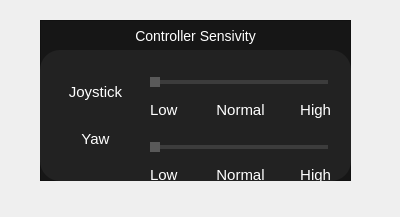
<?xml version="1.0" encoding="UTF-8"?>
<ui version="4.0">
 <class>Form</class>
 <widget class="QWidget" name="Form">
  <property name="geometry">
   <rect>
    <x>0</x>
    <y>0</y>
    <width>400</width>
    <height>217</height>
   </rect>
  </property>
  <property name="windowTitle">
   <string>Form</string>
  </property>
  <property name="styleSheet">
   <string notr="true"/>
  </property>
  <widget class="QWidget" name="control_sens_widget" native="true">
   <property name="geometry">
    <rect>
     <x>40</x>
     <y>20</y>
     <width>311</width>
     <height>161</height>
    </rect>
   </property>
   <widget class="QFrame" name="control_sens">
    <property name="geometry">
     <rect>
      <x>0</x>
      <y>0</y>
      <width>311</width>
      <height>161</height>
     </rect>
    </property>
    <property name="styleSheet">
     <string notr="true">QFrame#control_sens{
background-color:	rgba(22,22,22,255);
}</string>
    </property>
    <property name="frameShape">
     <enum>QFrame::StyledPanel</enum>
    </property>
    <property name="frameShadow">
     <enum>QFrame::Raised</enum>
    </property>
    <widget class="QLabel" name="label_control_sens">
     <property name="geometry">
      <rect>
       <x>80</x>
       <y>0</y>
       <width>151</width>
       <height>31</height>
      </rect>
     </property>
     <property name="styleSheet">
      <string notr="true">color:White;
font-size: 14px;</string>
     </property>
     <property name="text">
      <string>Controller Sensivity</string>
     </property>
     <property name="alignment">
      <set>Qt::AlignCenter</set>
     </property>
    </widget>
    <widget class="QFrame" name="frame_control_sens">
     <property name="geometry">
      <rect>
       <x>0</x>
       <y>30</y>
       <width>311</width>
       <height>131</height>
      </rect>
     </property>
     <property name="styleSheet">
      <string notr="true">QFrame#frame_control_sens {
background-color: rgba(34,34,34,255);
border-radius: 20px;
}
QPushButton {
background-color: rgba(17, 120, 223, 255);
border-radius: 16px;
color: rgb(255, 255, 255);
font-size: 13px;
width: 100px;
height: 32px;
}
QPushButton:hover{
background-color: rgba(17, 120, 223, 200);
}
QPushButton:pressed{
background-color: rgba(17, 120, 223, 128)
}
QLabel{
color: White;
font-size: 15px;
}
/*Slider*/
QSlider {
margin: 3px;
}
QSlider::groove:horizontal {
border-radius: 2px;
height: 4px;
margin: 0px;
}
QSlider::handle:horizontal {
border: none;
height: 30px;
width:10px;
margin: -3px;
border-radius: 0px;
background-color: rgba(89,89,89,255);
}
QSlider::handle:horizontal:hover {
background-color: rgba(85,85,85,255);
}
QSlider::handle:horizontal:pressed {
background-color: rgba(80,80,80,255);
}
QSlider::add-page:horizontal {
background: rgba(60,60,60,255);
}
QSlider::sub-page:horizontal {
background: rgba(48,131,193,255);
}</string>
     </property>
     <property name="frameShape">
      <enum>QFrame::StyledPanel</enum>
     </property>
     <property name="frameShadow">
      <enum>QFrame::Raised</enum>
     </property>
     <widget class="QWidget" name="verticalLayoutWidget">
      <property name="geometry">
       <rect>
        <x>10</x>
        <y>10</y>
        <width>91</width>
        <height>111</height>
       </rect>
      </property>
      <layout class="QVBoxLayout" name="verticalLayout">
       <item>
        <widget class="QLabel" name="label_joystick">
         <property name="sizePolicy">
          <sizepolicy hsizetype="Ignored" vsizetype="Fixed">
           <horstretch>0</horstretch>
           <verstretch>0</verstretch>
          </sizepolicy>
         </property>
         <property name="styleSheet">
          <string notr="true"/>
         </property>
         <property name="text">
          <string>Joystick</string>
         </property>
         <property name="alignment">
          <set>Qt::AlignHCenter|Qt::AlignTop</set>
         </property>
        </widget>
       </item>
       <item>
        <widget class="QLabel" name="label_yaw">
         <property name="sizePolicy">
          <sizepolicy hsizetype="Ignored" vsizetype="Fixed">
           <horstretch>0</horstretch>
           <verstretch>0</verstretch>
          </sizepolicy>
         </property>
         <property name="styleSheet">
          <string notr="true"/>
         </property>
         <property name="text">
          <string>Yaw</string>
         </property>
         <property name="alignment">
          <set>Qt::AlignCenter</set>
         </property>
        </widget>
       </item>
      </layout>
     </widget>
     <widget class="QWidget" name="gridLayoutWidget">
      <property name="geometry">
       <rect>
        <x>110</x>
        <y>10</y>
        <width>181</width>
        <height>133</height>
       </rect>
      </property>
      <layout class="QGridLayout" name="gridLayout">
       <item row="0" column="0">
        <layout class="QVBoxLayout" name="verticalLayout_2">
         <item>
          <widget class="QSlider" name="slider_joystick">
           <property name="styleSheet">
            <string notr="true"/>
           </property>
           <property name="maximum">
            <number>2</number>
           </property>
           <property name="orientation">
            <enum>Qt::Horizontal</enum>
           </property>
           <property name="tickPosition">
            <enum>QSlider::TicksBelow</enum>
           </property>
           <property name="tickInterval">
            <number>1</number>
           </property>
          </widget>
         </item>
         <item>
          <layout class="QHBoxLayout" name="horizontalLayout_2">
           <item>
            <widget class="QLabel" name="label_joystick_low">
             <property name="sizePolicy">
              <sizepolicy hsizetype="Ignored" vsizetype="Fixed">
               <horstretch>0</horstretch>
               <verstretch>0</verstretch>
              </sizepolicy>
             </property>
             <property name="styleSheet">
              <string notr="true"/>
             </property>
             <property name="text">
              <string>Low</string>
             </property>
             <property name="alignment">
              <set>Qt::AlignLeading|Qt::AlignLeft|Qt::AlignVCenter</set>
             </property>
            </widget>
           </item>
           <item>
            <widget class="QLabel" name="label_joystick_normal">
             <property name="sizePolicy">
              <sizepolicy hsizetype="Ignored" vsizetype="Fixed">
               <horstretch>0</horstretch>
               <verstretch>0</verstretch>
              </sizepolicy>
             </property>
             <property name="styleSheet">
              <string notr="true"/>
             </property>
             <property name="text">
              <string>Normal</string>
             </property>
             <property name="alignment">
              <set>Qt::AlignCenter</set>
             </property>
            </widget>
           </item>
           <item>
            <widget class="QLabel" name="label_joystick_high">
             <property name="sizePolicy">
              <sizepolicy hsizetype="Ignored" vsizetype="Fixed">
               <horstretch>0</horstretch>
               <verstretch>0</verstretch>
              </sizepolicy>
             </property>
             <property name="styleSheet">
              <string notr="true"/>
             </property>
             <property name="text">
              <string>High</string>
             </property>
             <property name="alignment">
              <set>Qt::AlignRight|Qt::AlignTrailing|Qt::AlignVCenter</set>
             </property>
            </widget>
           </item>
          </layout>
         </item>
        </layout>
       </item>
       <item row="1" column="0">
        <layout class="QVBoxLayout" name="verticalLayout_4">
         <item>
          <widget class="QSlider" name="slider_yaw">
           <property name="styleSheet">
            <string notr="true"/>
           </property>
           <property name="maximum">
            <number>2</number>
           </property>
           <property name="orientation">
            <enum>Qt::Horizontal</enum>
           </property>
           <property name="tickPosition">
            <enum>QSlider::TicksBelow</enum>
           </property>
           <property name="tickInterval">
            <number>1</number>
           </property>
          </widget>
         </item>
         <item>
          <layout class="QHBoxLayout" name="horizontalLayout">
           <item>
            <widget class="QLabel" name="label_yaw_low">
             <property name="sizePolicy">
              <sizepolicy hsizetype="Ignored" vsizetype="Fixed">
               <horstretch>0</horstretch>
               <verstretch>0</verstretch>
              </sizepolicy>
             </property>
             <property name="styleSheet">
              <string notr="true"/>
             </property>
             <property name="text">
              <string>Low</string>
             </property>
             <property name="alignment">
              <set>Qt::AlignLeading|Qt::AlignLeft|Qt::AlignVCenter</set>
             </property>
            </widget>
           </item>
           <item>
            <widget class="QLabel" name="label_yaw_normal">
             <property name="sizePolicy">
              <sizepolicy hsizetype="Ignored" vsizetype="Fixed">
               <horstretch>0</horstretch>
               <verstretch>0</verstretch>
              </sizepolicy>
             </property>
             <property name="styleSheet">
              <string notr="true"/>
             </property>
             <property name="text">
              <string>Normal</string>
             </property>
             <property name="alignment">
              <set>Qt::AlignCenter</set>
             </property>
            </widget>
           </item>
           <item>
            <widget class="QLabel" name="label_yaw_high">
             <property name="sizePolicy">
              <sizepolicy hsizetype="Ignored" vsizetype="Fixed">
               <horstretch>0</horstretch>
               <verstretch>0</verstretch>
              </sizepolicy>
             </property>
             <property name="styleSheet">
              <string notr="true"/>
             </property>
             <property name="text">
              <string>High</string>
             </property>
             <property name="alignment">
              <set>Qt::AlignRight|Qt::AlignTrailing|Qt::AlignVCenter</set>
             </property>
            </widget>
           </item>
          </layout>
         </item>
        </layout>
       </item>
      </layout>
     </widget>
    </widget>
   </widget>
  </widget>
 </widget>
 <resources/>
 <connections/>
</ui>
